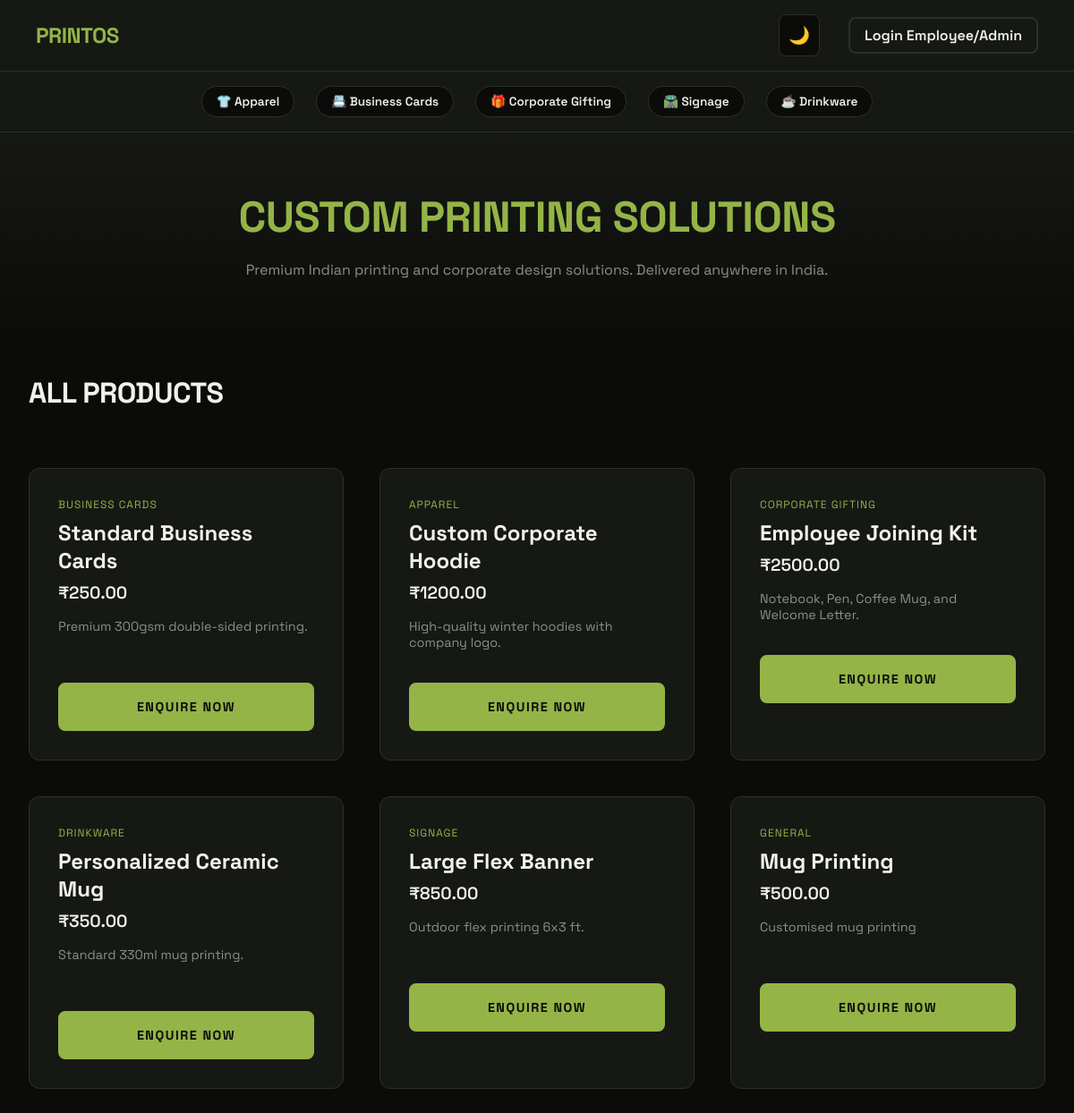
The app's page /store with its own data.
### models.py (models this page shows)
class Product(Base):
    __tablename__ = "products"
    id = Column(Integer, primary_key=True, index=True)
    name = Column(String, index=True)
    category = Column(String, default="General")
    description = Column(Text, nullable=True)
    price = Column(Float, default=0.0)
    stock = Column(Integer, default=0)
    image_url = Column(String, nullable=True)
    enquiries = relationship("Enquiry", back_populates="product")

### main.py (the view)
@app.get("/store", response_class=HTMLResponse)
async def store(request: Request, db: Session = Depends(get_db)):
    products = db.query(models.Product).all()
    user = get_current_user(request, db)
    return templates.TemplateResponse("store.html", {"request": request, "products": products, "user": user})

### templates/store.html (shortened to what this page needs)
<!DOCTYPE html>
<html lang="en" data-theme="dark">
<head>
    <link rel="stylesheet" href="/static/style.css?v=5">
</head>
<body>
    <header style="padding: 1rem 2.5rem; display: flex; justify-content: space-between;">
        <h1 style="font-size: 1.5rem;"><span class="accent">Printos</span></h1>
        <div class="header-controls">
            <button id="theme-toggle">🌙</button>
            <a href="/" class="btn-secondary" style="padding: 0.5rem 1rem; text-decoration: none; border-radius: 8px;">Login Employee/Admin</a>
        </div>
    </header>
    <div class="category-nav">
        <a href="#Apparel" class="category-pill">👕 Apparel</a>
        <a href="#BusinessCards" class="category-pill">📇 Business Cards</a>
        <a href="#CorporateGifting" class="category-pill">🎁 Corporate Gifting</a>
        <a href="#Signage" class="category-pill">🛣️ Signage</a>
        <a href="#Drinkware" class="category-pill">☕ Drinkware</a>
    </div>
    <div class="store-header">
        <h1>Custom Printing Solutions</h1>
        <p>Premium Indian printing and corporate design solutions. Delivered anywhere in India.</p>
    </div>
    <div class="container">
        <h2 style="font-size: 2rem; margin-bottom: 2rem; color: var(--text-main);">All Products</h2>
        <div class="product-grid">
            {% for p in products %}
            <div class="product-card" id="{{ p.category | replace(' ', '') }}">
                <div class="product-category">{{ p.category }}</div>
                <div class="product-name">{{ p.name }}</div>
                <div class="product-price">₹{{ "%.2f"|format(p.price) }}</div>
                <div class="product-desc">{{ p.description }}</div>
                <button class="btn" style="width: 100%;" onclick="openEnquiryModal('{{ p.id }}', '{{ p.name }}')">Enquire Now</button>
            </div>
            {% else %}
            <div style="grid-column: 1/-1; text-align: center; color: var(--text-subtle); padding: 3rem;">
                Catalogue is currently updating...
            </div>
            {% endfor %}
        </div>
    </div>
</body>
</html>

### static/style.css (style rules this page uses)
:root { --bg-color: #0b0c0a; --surface-color: #161814; --text-main: #f0f2eb; --text-subtle: #8a9182; --primary: #94b447; --primary-hover: #b1d655; --primary-faded: rgba(148, 180, 71, 0.15); --border-color: #2c3028; --input-bg: #0b0c0a; --shadow-glow: 0 0 20px rgba(148, 180, 71, 0.1); }
* { margin: 0; padding: 0; box-sizing: border-box; font-family: 'Space Grotesk', sans-serif; transition: all 0.3s cubic-bezier(0.4, 0, 0.2, 1); }
body { background-color: var(--bg-color); color: var(--text-main); min-height: 100vh; display: flex; flex-direction: column; }
h1, h2, h3 { font-family: 'Space Grotesk', sans-serif; font-weight: 700; letter-spacing: -0.5px; text-transform: uppercase; }
p { color: var(--text-subtle); line-height: 1.6; }
.container { max-width: 1300px; margin: 0 auto; padding: 2.5rem 2rem; width: 100%; }
.btn { display: inline-flex; align-items: center; justify-content: center; padding: 1rem 2rem; border-radius: 8px; border: 2px solid var(--primary); background: var(--primary); color: #0b0c0a; font-weight: 700; font-size: 0.9rem; text-transform: uppercase; letter-spacing: 1.5px; cursor: pointer; text-decoration: none; }
.btn-secondary { background: transparent; color: var(--text-main); border: 2px solid var(--border-color); }
header { display: flex; justify-content: space-between; align-items: center; padding: 1.5rem 2.5rem; background: var(--surface-color); border-bottom: 1px solid var(--border-color); }
header h1 { font-size: 1.5rem; color: var(--text-main); }
header h1 span.accent { color: var(--primary); }
.header-controls { display: flex; align-items: center; gap: 2rem; font-weight: 600; }
#theme-toggle { background: var(--input-bg); border: 1px solid var(--border-color); font-size: 1.2rem; cursor: pointer; padding: 10px; border-radius: 8px; display: flex; align-items: center; justify-content: center; }

### templates/store.html (style rules this page uses)
.store-header { padding: 4rem 2rem; text-align: center; background: linear-gradient(180deg, var(--surface-color) 0%, var(--bg-color) 100%); }
.store-header h1 { font-size: 3rem; color: var(--primary); margin-bottom: 1rem; }
.category-nav { display: flex; justify-content: center; gap: 1.5rem; padding: 1rem; border-bottom: 1px solid var(--border-color); background: var(--surface-color); flex-wrap: wrap; }
.category-pill { padding: 0.5rem 1rem; border-radius: 24px; background: var(--input-bg); border: 1px solid var(--border-color); color: var(--text-main); text-decoration: none; font-weight: 600; font-size: 0.85rem; transition: all 0.2s; }
.product-grid { display: grid; grid-template-columns: repeat(auto-fill, minmax(300px, 1fr)); gap: 2.5rem; padding: 2rem 0 4rem 0; }
.product-card { background: var(--surface-color); border: 1px solid var(--border-color); border-radius: 12px; padding: 2rem; text-align: left; transition: transform 0.3s, border-color 0.3s; position: relative; }
.product-category { font-size: 0.75rem; text-transform: uppercase; letter-spacing: 1px; color: var(--primary); margin-bottom: 0.5rem; }
.product-name { font-size: 1.5rem; font-weight: 700; margin-bottom: 0.5rem; }
.product-price { font-size: 1.2rem; color: var(--text-main); margin-bottom: 1rem; font-weight: 600; }
.product-desc { color: var(--text-subtle); margin-bottom: 2rem; font-size: 0.9rem; min-height: 40px; }

### records on screen
Product: category "BUSINESS CARDS", name "Standard Business Cards", price "250.00", description "Premium 300gsm double-sided printing."
Product: category "APPAREL", name "Custom Corporate Hoodie", price "1200.00", description "High-quality winter hoodies with company logo."
Product: category "CORPORATE GIFTING", name "Employee Joining Kit", price "2500.00", description "Notebook, Pen, Coffee Mug, and Welcome Letter."
Product: category "DRINKWARE", name "Personalized Ceramic Mug", price "350.00", description "Standard 330ml mug printing."
Product: category "SIGNAGE", name "Large Flex Banner", price "850.00", description "Outdoor flex printing 6x3 ft."
Product: category "GENERAL", name "Mug Printing", price "500.00", description "Customised mug printing"
